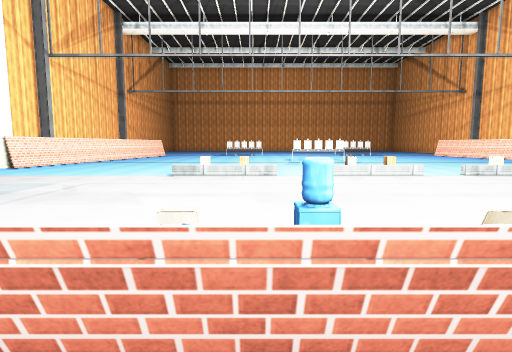
view 1 (above)

24 first-person views from a walk through a 3-D level made in the Unity game engine. The camera is 1.5 m above the floor, tilts 6° down and sees 80° across. The floor is counted in squares, 2 m on a side. Each view is taken from the middle of a square. On the plan, view 1 faces up. The plan holds only what a view shows up to about 10 squares ahead; the rest is blank. The place goes on beyond the plan. The player is left out. Surface patterns are stand-ins for the level's own textures.

view 2
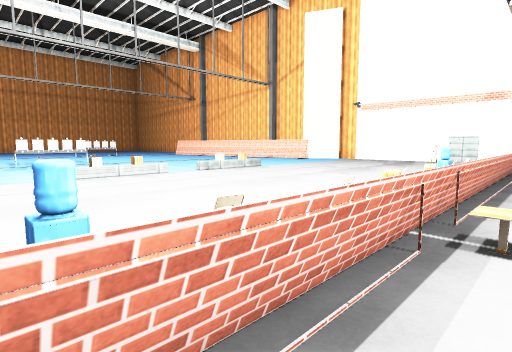

view 3
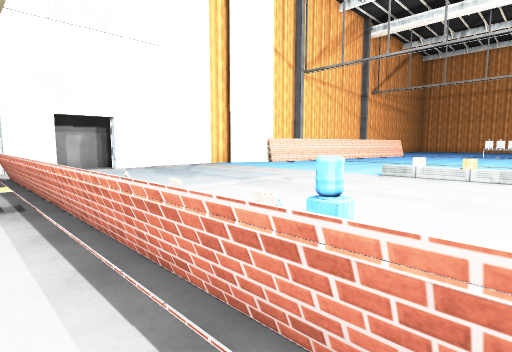

view 4
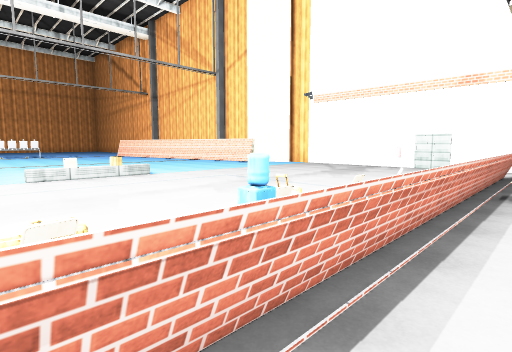

view 5
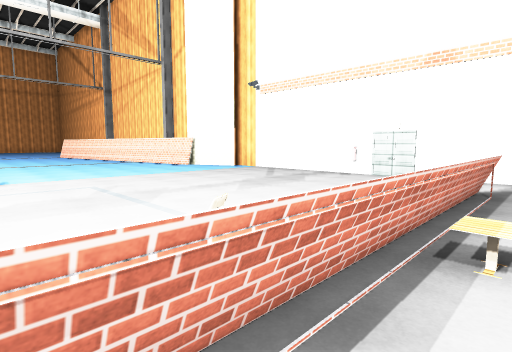

view 6
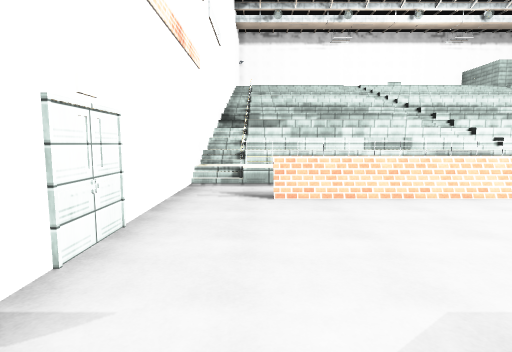

view 7
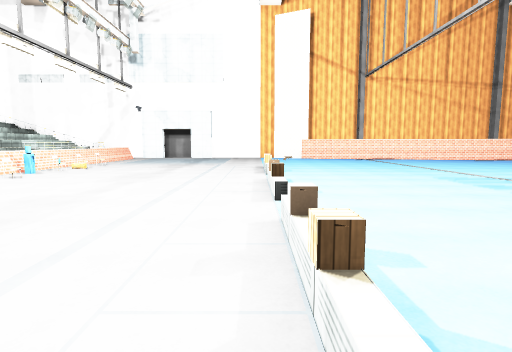

view 8
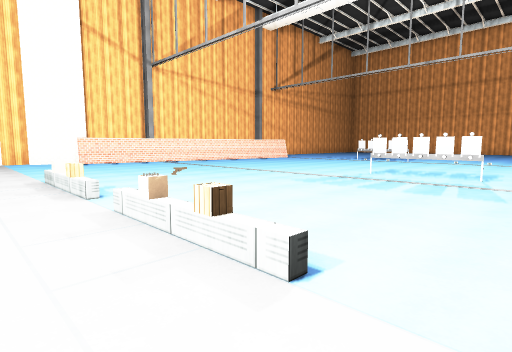

view 9
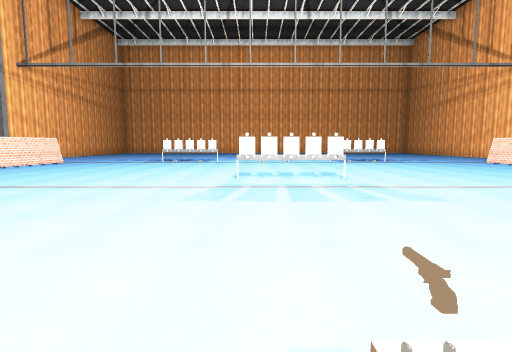

view 10
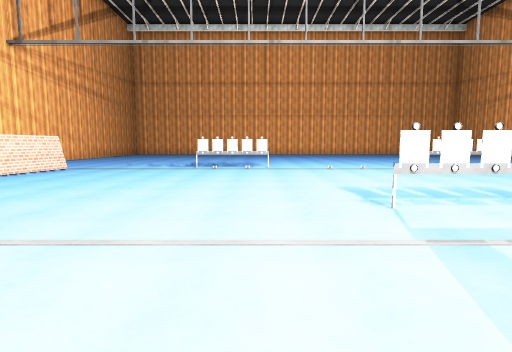

view 11
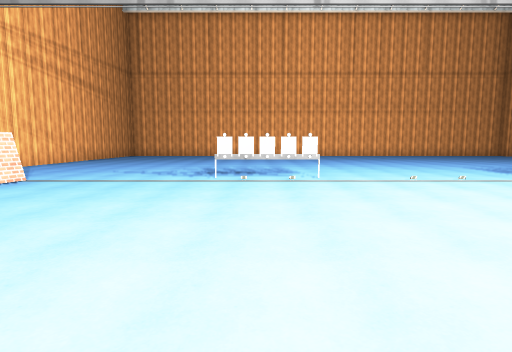

view 12
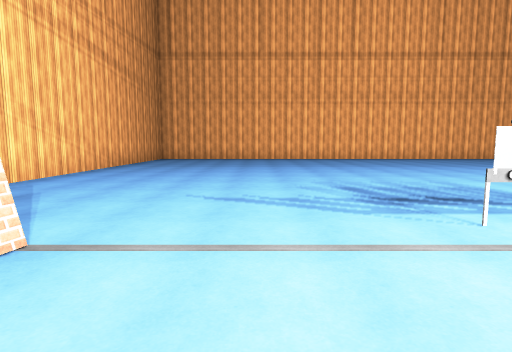

view 13
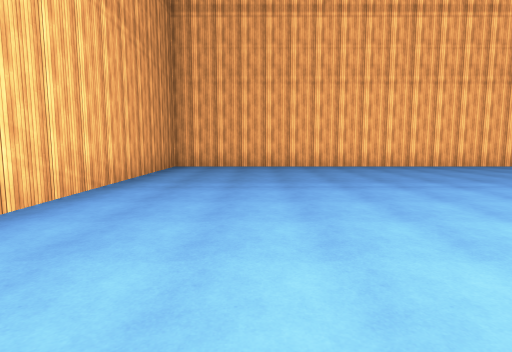

view 14
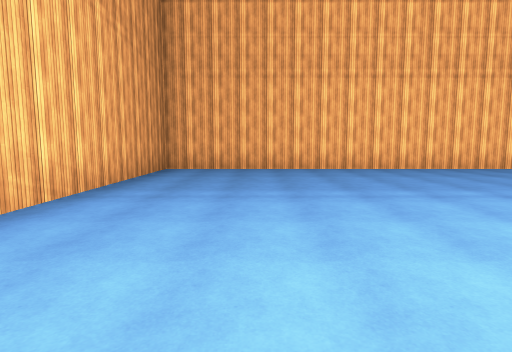

view 15
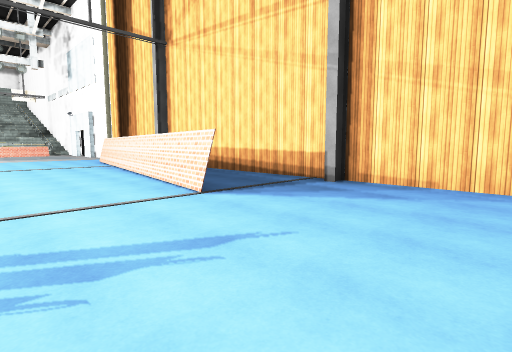

view 16
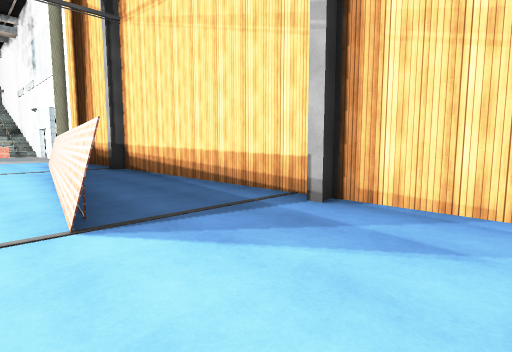

view 17
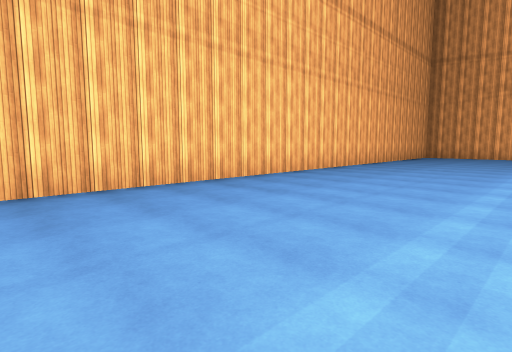

view 18
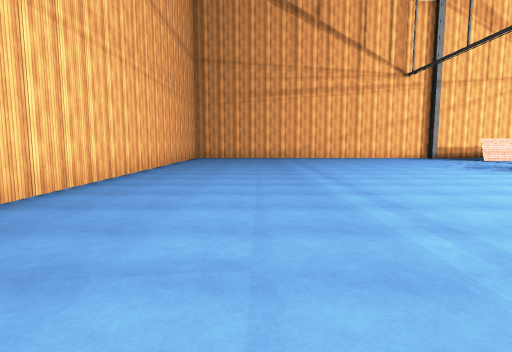

view 19
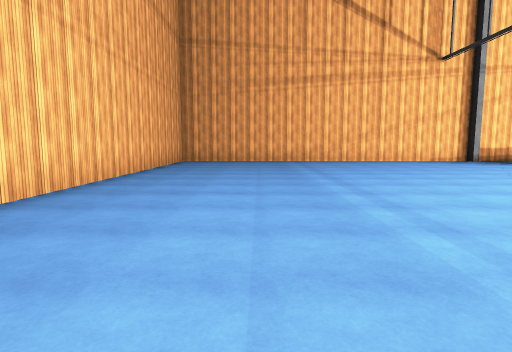

view 20
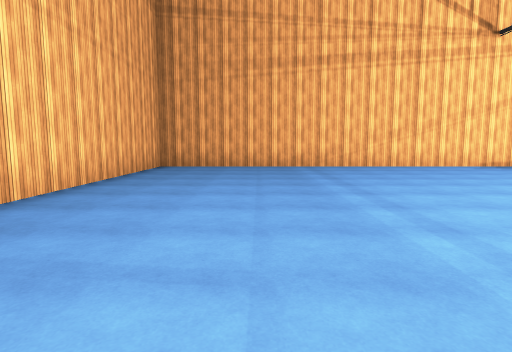

view 21
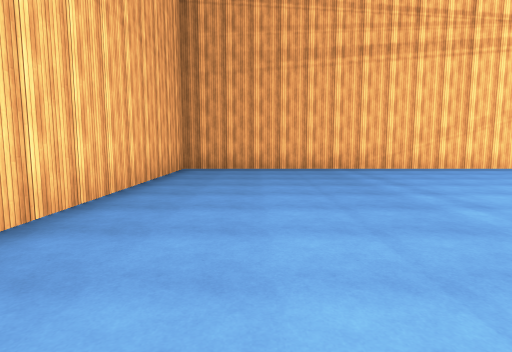

view 22
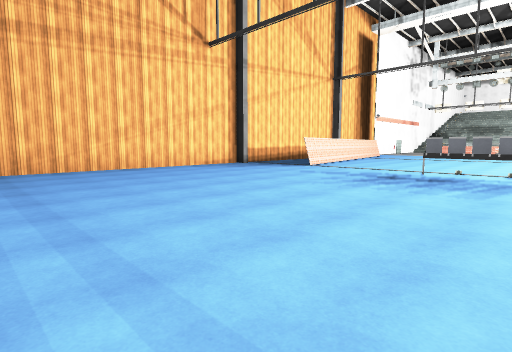

view 23
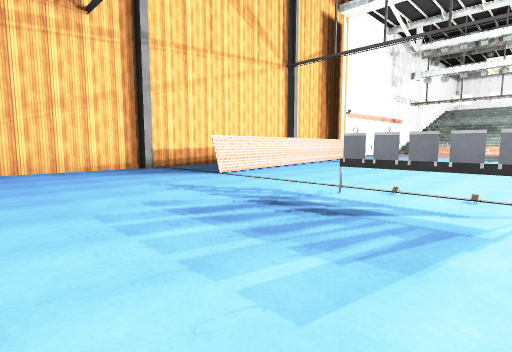

view 24
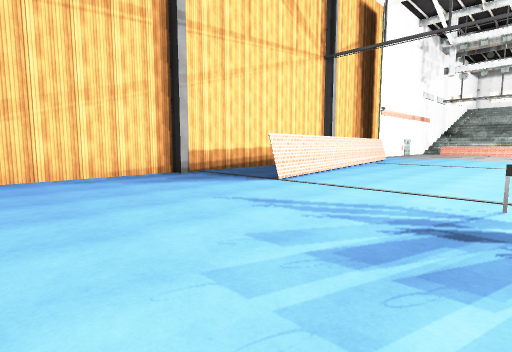

### Floor plan
Key: @ floor where view 1 was taken; # wall or solid block; . floor; = window, fence, low wall or low ledge; T thing the floor can be seen under or through; O other object.
Columns run from 10 left of view 1 to 15 right of it. Each row starts with its distance up from view 1.
 33  #########################
 32  #.......................#
 31  #.......................#
 30  #.......................#
 29  #.......................#
 28  #.......................#
 27  #.......................#
 26  #.......................#
 25  #.......................#
 24  #..........  ...........#
 23  #.......................#
 22  #.......................#
 21  #.......................#
 20  #.......TT.....TT......##
 19  #..#................#...#
 18  #..#................##..#
 17  #..#.................#..#
 16  #..#.................#
 15  #.##.................#
 14  #.#..................
 13  #.#........TT.......
 12  #.#............. ..
 11   .#............. ...
 10    #............. ....
  9   ##............. .....
  8    .........O...........
  7    .......O..O...O.......#
  6    ......................#
  5  #.......................#
  4 ##......................O#
  3 #........................#
  2 #.#     .........   .....#
  1  ##==========#=========..#
  0      .....@..............#
 -1                   ########

Where each view was taken, in squares from view 1:
view 1: 0 up, 0 right, facing up
view 2: 0 up, 0 right, facing up-right
view 3: 0 up, 1 right, facing up-left
view 4: 0 up, 4 right, facing up-right
view 5: 0 up, 7 right, facing up-right
view 6: 5 up, 13 right, facing down
view 7: 7 up, 8 right, facing left
view 8: 6 up, 5 right, facing up-left
view 9: 7 up, 2 right, facing up
view 10: 10 up, 0 right, facing up
view 11: 13 up, 1 left, facing up
view 12: 17 up, 4 left, facing up
view 13: 22 up, 6 left, facing up
view 14: 23 up, 6 left, facing up
view 15: 23 up, 3 left, facing down-left
view 16: 22 up, 5 left, facing down-left
view 17: 27 up, 4 left, facing up-right
view 18: 29 up, 2 left, facing right
view 19: 29 up, 1 right, facing right
view 20: 29 up, 4 right, facing right
view 21: 30 up, 5 right, facing right
view 22: 28 up, 5 right, facing down-right
view 23: 24 up, 5 right, facing down-right
view 24: 24 up, 7 right, facing down-right
